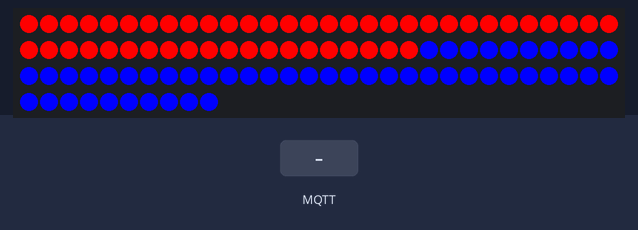
This sketch was run on a simulated Arduino Uno, built for the host (arithmetic inside an expression is 32-bit, double 64-bit). On the bench: 100 RGB LEDs in strip order, left to right, continuing on the next row. The inputs (shaded band) are chosen by the test bench. WiFi joins after 1.5 s; servers stay silent unless stated; no MQTT or app messages arrive unless stated; what the sketch prints to the serial monitor is not drawn.

Above: at 4.3 s.
4.4 s: MQTT message "red" arrives on the first subscribed topic
6.0 s: MQTT message "blue" arrives on the first subscribed topic
Timing chart, 0 to 9.0 s (numbered marks = the images above; inputs shaded):
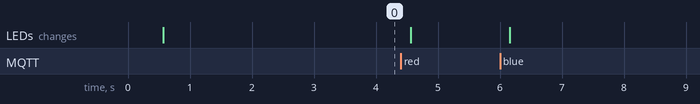

The sketch:

eelive_mqtt_tugawar.ino
```cpp
/*
 Basic MQTT example

  - connects to an MQTT server
  - publishes "hello world" to the topic "outTopic"
  - subscribes to the topic "inTopic"
*/
#include <SPI.h>
#include <Ethernet.h>
#include <PubSubClient.h>
#include <Adafruit_NeoPixel.h>


#define PIN 6

Adafruit_NeoPixel strip = Adafruit_NeoPixel(100, PIN, NEO_GRB + NEO_KHZ800);
int lwait = 0;

// Update these with values suitable for your network.
byte mac[] = { 0xDE, 0xAD, 0xBE, 0xEF, 0xFE, 0xE2 };
byte server[] = { 192, 168, 214, 161 };
byte ip[]     = { 192, 168, 1, 10 };
//String stringone = "api.xively.com";

int blueTotal = 50;
int redTotal = 50;

void callback(char* topic, byte* payload, unsigned int length) {
  //Serial.println(topic);
  //convert byte to char
  payload[length] = '\0';
  String strPayload = String((char*)payload);

  Serial.println(strPayload);

  //int teamint = strPayload.toInt();
  //Serial.println(strPayload);

  parseVote(strPayload);


}

EthernetClient ethClient;
PubSubClient client(server, 1883, callback, ethClient);

void setup()
{
  Serial.begin(19200);
  Serial.println("==STARTING==");

   // Start up the LED strip
  strip.begin();
    //clear strip for startup
  for(int i=0; i<strip.numPixels(); i++) strip.setPixelColor(i, 0);//off
  strip.show();
  delay(250);
  colorWipe(strip.Color(  255, 0, 0), lwait, 0, redTotal);
  colorWipe(strip.Color(  0, 0, 255), lwait, (100-blueTotal), 100);

  Ethernet.begin(mac);
  // start the Ethernet connection:
//  if (Ethernet.begin(mac) == 0) {
//    Serial.println("Failed to configure Ethernet using DHCP");
//    // no point in carrying on, so do nothing forevermore:
//    // try to congifure using IP address instead of DHCP:
//    Ethernet.begin(mac, ip);
//  }
  // give the Ethernet shield a second to initialize:
  delay(1000);
  Serial.println("connecting...");

  for (byte thisByte = 0; thisByte < 4; thisByte++) {
    // print the value of each byte of the IP address:
    Serial.print(Ethernet.localIP()[thisByte], DEC);
    Serial.print(".");
  }

  //delay(500);
  boolean con = client.connect("arduinoMQTT");
  while(con != 1){
    Serial.println("no con-while");
    con = client.connect("arduinoMQTT");
    delay(1000);
  }
  //Serial.println(con);
  if(con){
    Serial.println("got con");
    //client.publish("outTopic","hello world");
    client.subscribe("vote");
  }else Serial.println("no con");

}

void loop()
{
  client.loop();
}

// custom wipe to Fill the dots progressively along the strip.
void colorWipe(uint32_t c, uint8_t wait, int fills, int fille) {
  //for(int i=0; i<strip.numPixels(); i++) strip.setPixelColor(i, 0);   //clear all leds
  //int i;

  for (int i=fills; i < strip.numPixels(); i++) {
    if(i < fille){
      strip.setPixelColor(i, c);
      strip.show();
      delay(wait);
    }
  }

}

void parseVote(String vote){
    //Serial.println("parsing a vote");
    if(vote.equals("red")){
      if(redTotal < 100){
        redTotal = redTotal + 1;
        blueTotal = blueTotal - 1;
      }else{
         redTotal = 100;
      }
    }
    if(vote.equals("blue")){
       if(blueTotal < 100){
         blueTotal = blueTotal + 1;
         redTotal = redTotal - 1;
       }else{
         blueTotal = 100;
       }
    }
    Serial.print("Red=");
    Serial.println(redTotal);
    Serial.print("Blue=");
    Serial.println(blueTotal);

    colorWipe(strip.Color(  255, 0, 0), lwait, 0, redTotal);
    colorWipe(strip.Color(  0, 0, 255), lwait, (100-blueTotal), 100);

}
```
